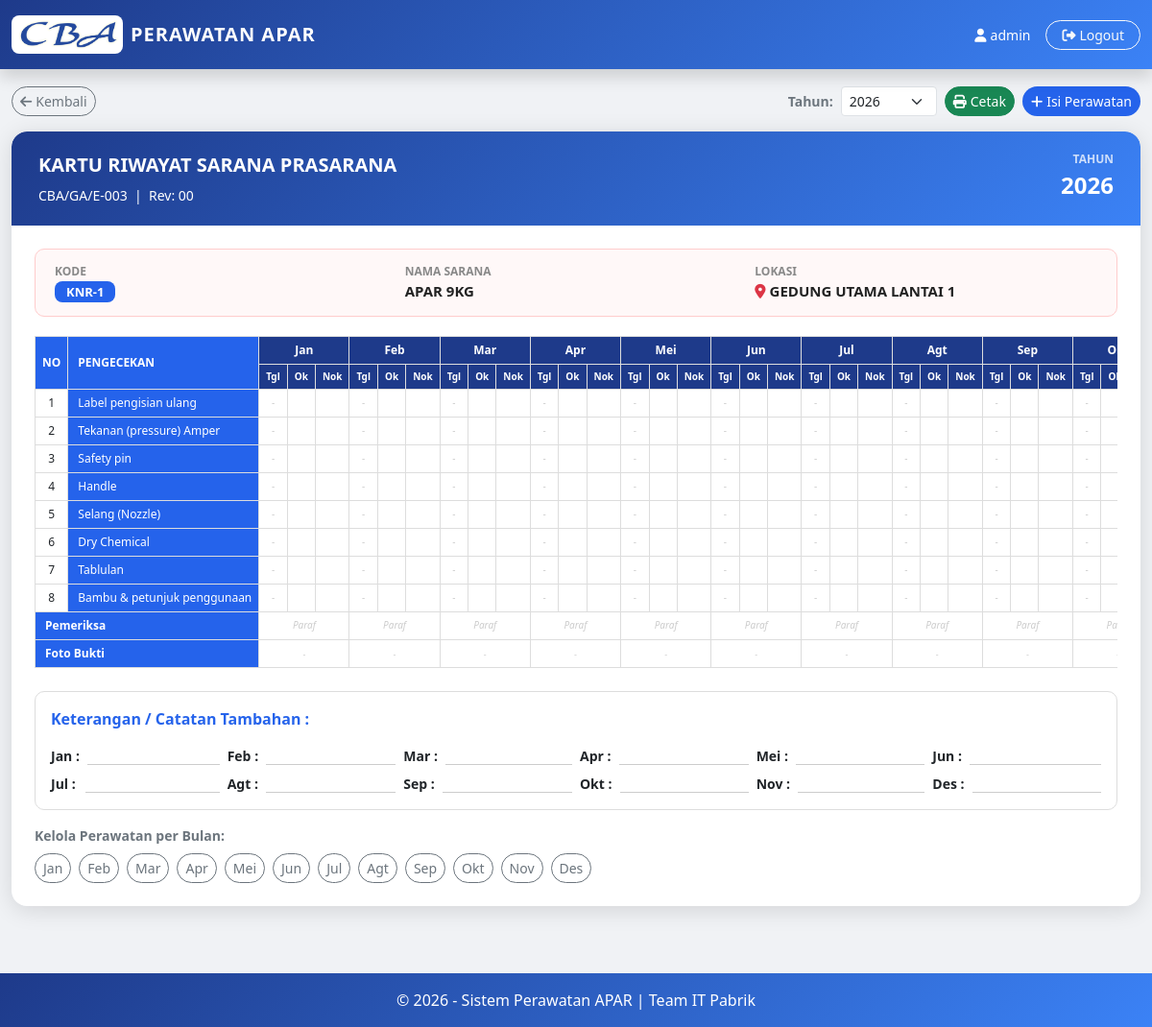
/apar_kartu.php?apar_id=30 (signed in), run on the app's committed database.
### tables this page shows
CREATE TABLE `apar` (
  `id` int(11) NOT NULL,
  `no_kode` varchar(50) NOT NULL,
  `nama_sarana` varchar(100) DEFAULT NULL,
  `lokasi` varchar(200) DEFAULT NULL
);

### apar_kartu.php (the view, shortened to what this page needs)
<?php
include "config/koneksi.php";
$apar_id = isset($_GET['apar_id']) ? (int) $_GET['apar_id'] : 0;
$tahun = isset($_GET['tahun']) ? (int) $_GET['tahun'] : (int) date('Y');
$aparRow = mysqli_fetch_assoc(mysqli_query($conn, "SELECT * FROM apar WHERE id=$apar_id"));
$rows = [];
$bulanNama = ['', 'Jan', 'Feb', 'Mar', 'Apr', 'Mei', 'Jun', 'Jul', 'Agt', 'Sep', 'Okt', 'Nov', 'Des'];
$items = [
  'label_pengisian' => 'Label pengisian ulang',
  'tekanan_pressure' => 'Tekanan (pressure) Amper',
  'safety_pin' => 'Safety pin',
  'handle' => 'Handle',
  'selang_nozzle' => 'Selang (Nozzle)',
  'dry_chemical' => 'Dry Chemical',
  'tablulan' => 'Tablulan',
  'bambu_petunjuk' => 'Bambu & petunjuk penggunaan',
];
?>
<!DOCTYPE html>
<html lang="id">
<head>
  <link href="https://cdn.jsdelivr.net/npm/bootstrap@5.3.2/dist/css/bootstrap.min.css" rel="stylesheet">
</head>
<body>
  <nav class="navbar navbar-apar fixed-top py-3 shadow no-print">
    <div class="container-fluid d-flex justify-content-between align-items-center">
      <div class="d-flex align-items-center gap-2 text-white" style="cursor:pointer"
        onclick="window.location.href='dashboard.php'">
        <img src="assets/images/cba.png" alt="Logo CBA"
          style="height:40px; background:white; padding:4px; border-radius:8px;">
        <span class="fw-bold fs-5 d-none d-sm-inline" style="letter-spacing:1px">PERAWATAN APAR</span>
      </div>
      <div class="d-flex align-items-center gap-2 gap-md-3">
        <span class="text-white small d-none d-md-inline"><i
            class="fa-solid fa-user me-1"></i><?= $_SESSION['username'] ?></span>
        <a href="logout.php" class="btn btn-sm btn-outline-light rounded-pill px-2 px-md-3" title="Logout">
          <span class="d-none d-sm-inline"><i class="fa-solid fa-right-from-bracket me-1"></i>Logout</span>
        </a>
      </div>
    </div>
  </nav>
  <div class="container-fluid" style="margin-top:90px;padding-bottom:30px;max-width:1400px;flex:1">
    <div class="d-flex flex-wrap gap-2 align-items-center mb-3 no-print">
      <a href="apar_home.php" class="btn btn-sm btn-outline-secondary rounded-pill">
        <i class="fa-solid fa-arrow-left me-1"></i>Kembali
      </a>
      <form method="GET" class="d-flex align-items-center gap-2 ms-auto">
        <label class="text-secondary fw-semibold small mb-0">Tahun:</label>
        <select name="tahun" class="form-select form-select-sm" style="width:100px" onchange="this.form.submit()">
          <?php for ($y = 2026; $y <= 2030; $y++): ?>
            <option value="<?= $y ?>" <?= $y == $tahun ? 'selected' : '' ?>><?= $y ?></option>
          <?php endfor; ?>
        </select>
      </form>
      <button class="btn btn-sm btn-success rounded-pill no-print" onclick="window.print()">
        <i class="fa-solid fa-print me-1"></i>Cetak
      </button>
      <button class="btn btn-sm rounded-pill no-print" style="background:var(--blue);color:#fff"
        onclick="document.getElementById('modalIsian').classList.add('active');document.getElementById('editBulan').value=''">
        <i class="fa-solid fa-plus me-1"></i>Isi Perawatan
      </button>
    </div>
    <div style="border-radius:16px;overflow:hidden;box-shadow:0 4px 24px rgba(0,0,0,.12)">
      <div class="kartu-header">
        <div class="d-flex justify-content-between align-items-start flex-wrap gap-2">
          <div>
            <div class="fw-bold fs-5 mb-1">KARTU RIWAYAT SARANA PRASARANA</div>
            <small class="opacity-80">CBA/GA/E-003 &nbsp;|&nbsp; Rev: 00</small>
          </div>
          <div class="text-end">
            <div class="info-label text-white opacity-75">Tahun</div>
            <div class="fw-bold fs-4"><?= $tahun ?></div>
          </div>
        </div>
      </div>
      <div class="kartu-body">
        <div class="info-box">
          <div class="row g-2">
            <div class="col-12 col-md-4">
              <div class="info-label">Kode</div>
              <div class="info-val"><span class="badge-kode"><?= htmlspecialchars($aparRow['no_kode']) ?></span></div>
            </div>
            <div class="col-12 col-md-4">
              <div class="info-label">Nama Sarana</div>
              <div class="info-val"><?= htmlspecialchars($aparRow['nama_sarana']) ?></div>
            </div>
            <div class="col-12 col-md-4">
              <div class="info-label">Lokasi</div>
              <div class="info-val"><i
                  class="fa-solid fa-location-dot text-danger me-1"></i><?= htmlspecialchars($aparRow['lokasi']) ?>
              </div>
            </div>
          </div>
        </div>
        <div class="table-responsive">
          <table class="tbl-kartu">
            <thead>
              <tr>
                <th rowspan="2" style="width:30px">NO</th>
                <th rowspan="2" class="th-item" style="min-width:180px">PENGECEKAN</th>
                <?php for ($b = 1; $b <= 12; $b++): ?>
                  <th colspan="3" class="th-bulan"><?= $bulanNama[$b] ?></th>
                <?php endfor; ?>
              </tr>
              <tr>
                <?php for ($b = 1; $b <= 12; $b++): ?>
                  <th style="background:var(--blue-dark);color:#fff;font-size:10px">Tgl</th>
                  <th style="background:var(--blue-dark);color:#fff;font-size:10px">Ok</th>
                  <th style="background:var(--blue-dark);color:#fff;font-size:10px">Nok</th>
                <?php endfor; ?>
              </tr>
            </thead>
            <tbody>
              <?php $no = 1;
              foreach ($items as $key => $label): ?>
                <tr>
                  <td><?= $no++ ?></td>
                  <td class="th-item"><?= $label ?></td>
                  <?php for ($b = 1; $b <= 12; $b++):
                    $r = $rows[$b] ?? null;
                    $val = $r ? $r[$key] : null;
                    $tgl = $r ? date('d', strtotime($r['tanggal_cek'])) : '';
                    ?>
                    <td style="font-size:10px"><?= $tgl ?: '<span class="empty-cell">-</span>' ?></td>
                    <td class="<?= $val == 'Ok' ? 'ok-cell' : '' ?>"><?= $val == 'Ok' ? '✓' : '' ?></td>
                    <td class="<?= $val == 'Nok' ? 'nok-cell' : '' ?>"><?= $val == 'Nok' ? '✗' : '' ?></td>
                  <?php endfor; ?>
                </tr>
              <?php endforeach; ?>
              <tr>
                <td colspan="2" class="th-item fw-bold">Pemeriksa</td>
                <?php for ($b = 1; $b <= 12; $b++):
                  $r = $rows[$b] ?? null;
                  $paraf = $r ? htmlspecialchars($r['paraf']) : '';
                  ?>
                  <td colspan="3" style="font-size:10px;font-style:italic">
                    <?= $paraf ?: '<span class="empty-cell">Paraf</span>' ?>
                  </td>
                <?php endfor; ?>
              </tr>
              <tr class="no-print">
                <td colspan="2" class="th-item fw-bold">Foto Bukti</td>
                <?php for ($b = 1; $b <= 12; $b++):
                  $r = $rows[$b] ?? null;
                  $foto = $r ? $r['foto'] : '';
                  ?>
                  <td colspan="3" class="text-center">
                    <?php if ($foto): ?>
                      <img src="uploads/<?= $foto ?>"
                        style="width:45px; height:30px; object-fit:cover; border-radius:4px; cursor:pointer; border:1px solid #ddd;"
                        title="Lihat Foto" onclick="previewFoto('uploads/<?= $foto ?>')">
                    <?php else: ?>
                      <span class="empty-cell" style="font-size:9px">-</span>
                    <?php endif; ?>
                  </td>
                <?php endfor; ?>
              </tr>
            </tbody>
          </table>
        </div>
        <div class="mt-4" style="border:1px solid #ddd;border-radius:10px;padding:16px;">
          <div class="fw-bold mb-3" style="color:var(--blue)">Keterangan / Catatan Tambahan :</div>
          <div class="row g-2">
            <?php foreach ($bulanNama as $b => $nm):
              if ($b == 0)
                continue;
              ?>
              <div class="col-6 col-md-3 col-lg-2">
                <div class="d-flex gap-2 align-items-start">
                  <span class="fw-semibold small" style="min-width:28px"><?= $nm ?> :</span>
                  <span class="small text-secondary" style="border-bottom:1px solid #ccc;flex:1;min-height:20px">
                  </span>
                </div>
              </div>
            <?php endforeach; ?>
          </div>
        </div>
        <div class="mt-3 no-print">
          <div class="fw-semibold mb-2 text-secondary small">Kelola Perawatan per Bulan:</div>
          <div class="d-flex flex-wrap gap-2">
            <?php for ($b = 1; $b <= 12; $b++): ?>
              <button class="btn btn-sm <?= isset($rows[$b]) ? 'btn-success' : 'btn-outline-secondary' ?> rounded-pill"
                onclick="bukaEdit(<?= $b ?>)"
                title="<?= isset($rows[$b]) ? 'Edit' : 'Isi' ?> Bulan <?= $bulanNama[$b] ?>">
                <?= $bulanNama[$b] ?>   <?= isset($rows[$b]) ? '<i class=\'fa-solid fa-check\'></i>' : '' ?>
              </button>
            <?php endfor; ?>
          </div>
        </div>
      </div>
    </div>
  </div>
  <footer class="py-3 text-center no-print">
    &copy; <?= date('Y') ?> - Sistem Perawatan APAR | Team IT Pabrik
  </footer>
</body>
</html>

### apar_kartu.php (style rules this page uses)
:root { --blue: #2563eb; --blue-dark: #1e3a8a; --blue-light: #3b82f6; }
body { background: #f0f2f5; font-family: 'Segoe UI', sans-serif; min-height: 100vh; display: flex; flex-direction: column; }
.navbar-apar { background: linear-gradient(135deg, var(--blue-dark), var(--blue-light)); }
.kartu-header { background: linear-gradient(135deg, var(--blue-dark), var(--blue-light)); color: #fff; border-radius: 16px 16px 0 0; padding: 20px 28px; }
.kartu-body { background: #fff; border-radius: 0 0 16px 16px; padding: 24px; }
.info-box { background: #fff8f8; border: 1px solid #fcc; border-radius: 10px; padding: 14px 20px; margin-bottom: 20px; }
.info-label { font-size: 12px; color: #888; font-weight: 600; text-transform: uppercase; }
.info-val { font-size: 15px; font-weight: 700; color: #222; }
.tbl-kartu { font-size: 12px; border-collapse: collapse; width: 100%; }
.tbl-kartu th, .tbl-kartu td { border: 1px solid #ddd; padding: 5px 7px; text-align: center; vertical-align: middle; }
.tbl-kartu thead th { background: var(--blue); color: #fff; }
.tbl-kartu .th-item { background: var(--blue); color: #fff; text-align: left; padding-left: 10px; white-space: nowrap; }
.tbl-kartu .th-bulan { background: var(--blue-dark); color: #fff; }
.empty-cell { color: #ccc; }
.badge-kode { background: var(--blue); color: #fff; border-radius: 8px; padding: 2px 12px; font-size: 13px; }
footer { background: linear-gradient(135deg, var(--blue-dark), var(--blue-light)); color: #fff; margin-top: 40px; }

### data on the page
apar: no_kode "KNR-1", nama_sarana "APAR 9KG", lokasi "GEDUNG UTAMA LANTAI 1"

### other printed values
$_SESSION['username'] "admin"
$tahun "2026"
$bulanNama[$b] "Jan"
$bulanNama[$b] "Feb"
$bulanNama[$b] "Mar"
$bulanNama[$b] "Apr"
$bulanNama[$b] "Mei"
$bulanNama[$b] "Jun"
$bulanNama[$b] "Jul"
$bulanNama[$b] "Agt"
$bulanNama[$b] "Sep"
$label "Label pengisian ulang"
$tgl ?: '<span class="empty-cell">-</span>' "-"
$label "Tekanan (pressure) Amper"
$label "Safety pin"
